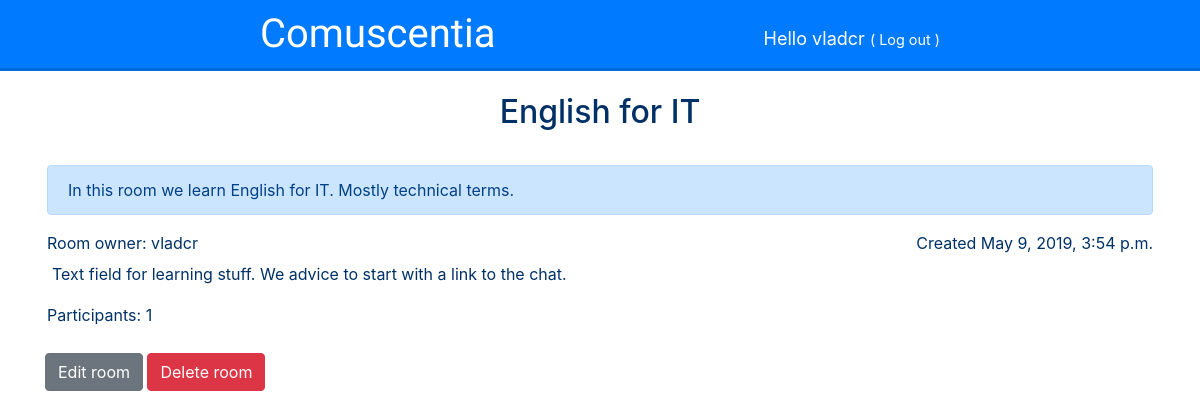
The app's page /room/3/ (signed in) with its own data.
### comuscentia/models.py (models this page shows, shortened)
class Room(models.Model):
	owner = models.ForeignKey(settings.AUTH_USER_MODEL, on_delete=models.CASCADE)
	title = models.CharField(max_length=200)
	created_date = models.DateTimeField(default=timezone.now)
	description = models.CharField(max_length=200)
	textblock = models.TextField(default="Text field for learning stuff. We advice to start with a link to the chat.")

### comuscentia/views.py (the view)
# urls.py: path('room/<int:pk>/', views.room, name='room'),
@login_required
def room(request, pk):
	room = get_object_or_404(Room, pk=pk)
	participations = Participation.objects.filter(room=room)
	subscribers = [participation.user for participation in participations] # subscribers list
	count = participants(room)
	return render(request, 'comuscentia/room.html', {'room': room, 'count': count, 'participants': subscribers})

### comuscentia/views.py (called while the page is built)
def participants(room):
	return len(Participation.objects.filter(room=room))

### comuscentia/templates/comuscentia/room.html
{% extends 'comuscentia/base.html' %}
{% block content %}
	<h2>{{ room.title }}</h2><br>
	<div class="content container">
    	<p class="alert alert-primary">{{ room.description|linebreaksbr }}</p>
        <p>Room owner: {{ room.owner }}     <span style='float: right;'>Created {{ room.created_date }}</span></p>
    	<p class='room'>{{ room.textblock|linebreaksbr }}</p>
        <p>Participants: {{ count }}</p><br>
    {% if user == room.owner %}
        <a class="btn btn-secondary" href="{% url 'edit_room' pk=room.pk %}">Edit room</a>
        <a class="btn btn-danger" href="{% url 'delete' pk=room.pk %}">Delete room</a>
    {% else %}
        {% if user not in participants %}
            <a class="btn btn-primary" href="{% url 'sub' pk=room.pk %}">Subscribe</a>
        {% else %}
            <a class="btn btn-danger" href="{% url 'unsub' pk=room.pk %}">Unsubscribe</a>
        {% endif %}
    {% endif %}
	</div>
{% endblock %}

### comuscentia/templates/comuscentia/base.html (shortened to what this page needs)
{% load static %}
<html>
    <head>
        <link rel="stylesheet" href="https://stackpath.bootstrapcdn.com/bootstrap/4.3.1/css/bootstrap.min.css">
        <link rel="stylesheet" href="{% static 'css/style.css' %}">
    </head>
	<body>
		<header>
			<a href="/"><h1>Comuscentia</h1></a>
            {% if user.is_authenticated %}
                <div id="float_right">Hello {{ user.username }} <small>( <a href="{% url 'logout' %}" style="color: white;">Log out</a> )</small></div>
            {% endif %}
		</header>
		{% block content %}
        {% endblock %}
	</body>
</html>

### comuscentia/static/css/style.css (style rules this page uses)
html, body { height: 100%; }
body { width: 100%; margin: 0; color: #003166; }
header { display: block; width: 100%; margin-bottom: 25px; color: white; font-size: 18px; background-color: #007bff; box-shadow: 0 3px #006bdd; }
h1 { display: inline-block; margin: 10px; color: white; font-family: 'Fredericka the Great', cursive; }
#float_right { display: inline-block; float: right; margin: 10px; padding-top: 15px; }
h2 { text-align: center; }
.room { display: block; width: 100%; padding: 5px; padding-bottom: 15px; }
p { margin: 2px; }
@media (min-width: 576px) { h1 { padding-left: 50px; } }
@media (min-width: 576px) { #float_right { padding-right: 50px; } }
@media (min-width: 768px) { h1 { padding-left: 100px; } }
@media (min-width: 768px) { #float_right { padding-right: 100px; } }
@media (min-width: 992px) { h1 { padding-left: 150px; } }
@media (min-width: 992px) { #float_right { padding-right: 150px; } }
@media (min-width: 1200px) { h1 { padding-left: 250px; } }
@media (min-width: 1200px) { #float_right { padding-right: 250px; } }

### records on screen
Room: title "English for IT", description "In this room we learn English for IT. Mostly technical terms.", owner "vladcr", created_date "May 9, 2019, 3:54 p.m.", textblock "Text field for learning stuff. We advice to start with a link to the chat."

### other values on screen
{{ user.username }} "vladcr"
{{ count }} "1"
